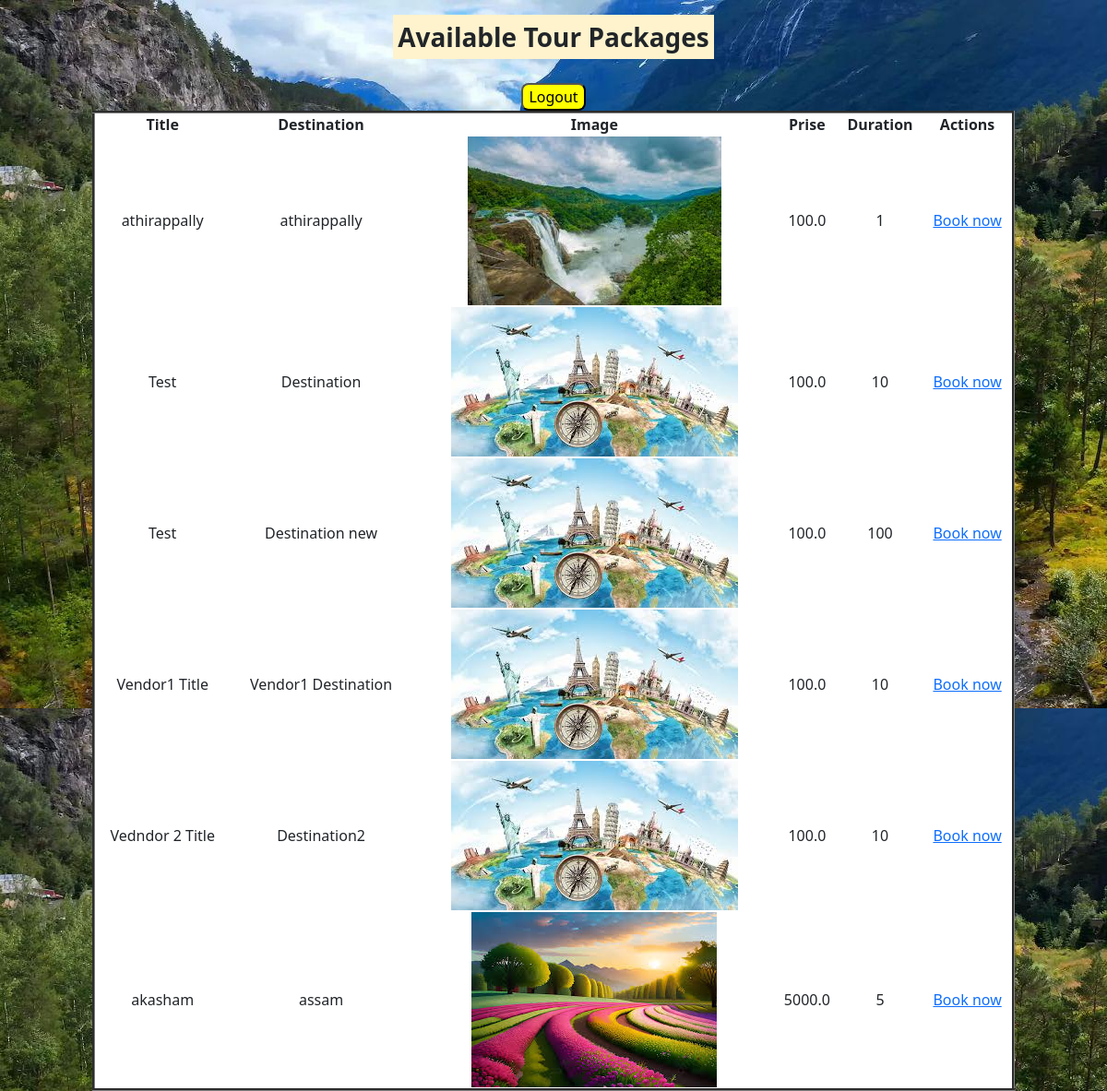
The app's page /userdash/ with its own data.
### travel/models.py (models this page shows, shortened)
class Explores(models.Model):
     title = models.CharField(max_length=200)
     destination = models.CharField(max_length=200)
     image = models.ImageField(upload_to='img')
     duration = models.IntegerField()
     price = models.FloatField()
     expiry = models.DateField()
     approved = models.BooleanField(default=False)
     user = models.ForeignKey(User,on_delete=models.CASCADE,null=True)
     class Meta:
          db_table="travel"

### travel/views.py (the view)
# urls.py: path('userdash/',views.userdash,name="userdash"),
def userdash(request):
    packages=Explores.objects.filter(approved=1)
    return render(request,'userdash.html',{'packages':packages})

### travel/templates/userdash.html (shortened to what this page needs)
{% load static %}
<html lang="en" xmlns="http://www.w3.org/1999/html" xmlns="http://www.w3.org/1999/html"
      xmlns="http://www.w3.org/1999/html" xmlns="http://www.w3.org/1999/html">
<head>
    <link href="https://cdn.jsdelivr.net/npm/bootstrap@5.3.3/dist/css/bootstrap.min.css" rel="stylesheet">
</head><br>
<h3><center><b><mark>Available Tour Packages</mark></b></center></h3><br>
<div class="col-md-12 text-center">
    <a href="{% url 'logout' %}"><button type="button">Logout</button></a>
</div>
<table border="3">
    <thead>
    <tr>
        <th>Title</th>
        <th>Destination</th>
        <th>Image</th>
        <th>Prise</th>
        <th>Duration</th>
        <th>Actions</th>
    </tr>
</thead>
    <tbody>
        {% for package in packages %}
        <tr>
            <td>{{ package.title }}</td>
            <td>{{ package.destination }}</td>
            <td><img src="{{package.image.url}}"></td>
            <td>{{ package.price}}</td>
            <td>{{ package.duration}}</td>
            <td> <a href="{% url 'book' %}">Book now</a></td>
        </tr>
        {% endfor %}
     </tbody>
</table>
</html>

### records on screen
Explores: title "athirappally", destination "athirappally", image (picture), price "100.0", duration "1"
Explores: title "Test", destination "Destination", image (picture), price "100.0", duration "10"
Explores: title "Test", destination "Destination new", image (picture), price "100.0", duration "100"
Explores: title "Vendor1 Title", destination "Vendor1 Destination", image (picture), price "100.0", duration "10"
Explores: title "Vedndor 2 Title", destination "Destination2", image (picture), price "100.0", duration "10"
Explores: title "akasham", destination "assam", image (picture), price "5000.0", duration "5"
